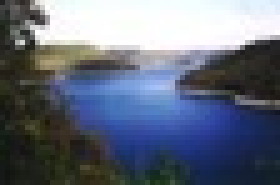
%> input picture assignment4/image1.jpg, 56 x 37 px, shrunk from 110 x 73 before the run (shown 5 times larger)
$ octave --eval "master_a4;"   (GNU Octave 9; MATLAB toolbox functions it lacks are replaced by stand-ins)
%> lines starting %> are read from the running program, lines starting %| are printed output that depends on the picture
%> in master_a4, lake is the input picture: size 37x56x3 uint8; mean R, G, B 101.1, 109.1, 125.6
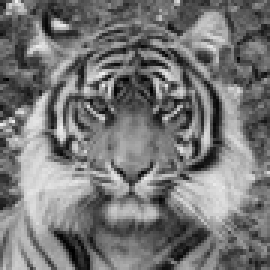
%> input picture assignment4/tiger.jpg, 90 x 90 px, shrunk from 175 x 175 before the run (shown 3 times larger)
%> in master_a4, tiger is the input picture: size 90x90 uint8; min 0, max 241, mean 118.4
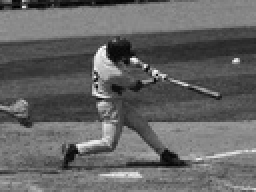
%> input picture assignment4/baseball.jpg, 128 x 96 px, shrunk from 250 x 188 before the run (shown 2 times larger)
%> in master_a4, baseball is the input picture: size 96x128 uint8; min 0, max 254, mean 100.4
### assignment4/part2.m
% CSCI-UA.0480-001 Assignment 4
%
% Part 2: Mean Shift Image Segmentation
%
% Adam Krebs (Spring 2012)

function [segmented_im] = part2(input_im,window_size)
%> called with window_size = 0.5

convergence_threshold = 1e-2;
cluster_quantization = 5; %% larger means fewer clusters

if (nargin==1) % default
  window_size = 0.5;
end

%% get image size
[imy,imx,imc] = size(input_im);
%> imy = 37; imx = 56; imc = 3
nPixels = imx*imy;
%> nPixels = 2072

%% convert image to 0..1
input_im = double(input_im)/255;

%% convert to LCBCr
ycbcr_im = rgb2ycbcr(input_im);
%> ycbcr_im: size 37x56x3 double; mean of channels 1, 2, 3 0.428, 0.535, 0.484

%% turn into nPixelsx3 matrix
pixels = reshape(ycbcr_im,[nPixels imc]);
%> pixels = 2072 rows, first 12: [0.177 0.502 0.502; 0.288 0.502 0.502; 0.262 0.501 0.499; 0.248 0.498 0.494; 0.197 0.492 0.492; 0.167 0.488 0.494; 0.181 0.488 0.499; 0.181 0.492 0.502; 0.194 0.494 0.505; 0.177 0.494 0.505; 0.19 0.493 0.505; 0.204 0.485 0.505]

% scale so that each dimension has the same variance
tmp = std(pixels,[],1);
%> tmp = [0.278 0.0607 0.0296]
pixels = pixels ./ (ones(nPixels,1)*tmp);

%% setup array for results...
stationary_points = zeros(nPixels,imc);

%% main loop
for i=1:nPixels

  % take a single pixel
  probe_pixel = pixels(i,:);

  % setup for mean shift on this pixel
  converged = 0;
  % initialize center
  center = probe_pixel;

  % now run until convergence
  while ~converged

    % get all points within window size
    % [x,y]=meshgrid(-(center(2)-1):(imx-center(2)),-(center(1)-1):(center(1)-cy));
    % c_mask=((x.^2+y.^2)<=window_size^2);

    dist = compute_L2_dist(center, pixels);
    idx = find(dist <= window_size);
    %idx = rangesearch(pixels, center, window_size);

    % now update center location
    idx_mean = mean(pixels(idx,:),1);
    new_center = idx_mean;

    % check to see if we are converged
    if (compute_L2_dist(center,new_center)<convergence_threshold)
      converged = 1;
    end

    % move to new center
    center = new_center;

  end

  % store the point we ended up at
  % this should be an nPixels by 3 array which stores the final location of the center (for each pixel)
  stationary_points(i,:) = new_center;

  if (mod(i,1000)==0)
    fprintf('%d.',i);
  end

end
%> this loop made 2072 passes
%> after the loop, stationary_points = 2072 rows, first 12: [0.707 8.07 17.04; 0.707 8.07 17.03; 0.706 8.07 17.04; 0.707 8.07 17.03; 0.706 8.07 17.04; 0.706 8.07 17.04; 0.706 8.07 17.04; 0.706 8.07 17.04; 0.708 8.07 17.04; 0.706 8.07 17.04; 0.707 8.07 17.04; 0.709 8.06 17.04]

fprintf('\n');

% now find unique clusters by rounding
rounded_points = round(stationary_points * cluster_quantization);
%> rounded_points = 2072 rows, first 12: [4 40 85; 4 40 85; 4 40 85; 4 40 85; 4 40 85; 4 40 85; 4 40 85; 4 40 85; 4 40 85; 4 40 85; 4 40 85; 4 40 85]

% get unique points left
% unique doesn't work on anything other and 1D data, so hack it...
tmp_points = rounded_points(:,1) + 100*rounded_points(:,2) + 10000*rounded_points(:,3);
%> tmp_points = 2072 values, max 893609 at index 271, min 705308 at index 686, mean 822588
[tmp_clusters,~,cluster_idx] = unique(tmp_points);
%> tmp_clusters = 41 values from 705308 to 893609; cluster_idx = 2072 values, max 41 at index 271, min 1 at index 686, mean 25.78
segmented_im = reshape(cluster_idx,[imy imx]);
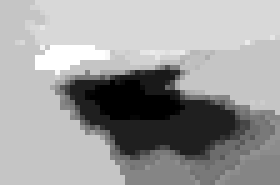
%> segmented_im: size 37x56 double (shown 5 times larger); min 1, max 41, mean 25.8; drawn with min black and max white
%> `master_a4;`:
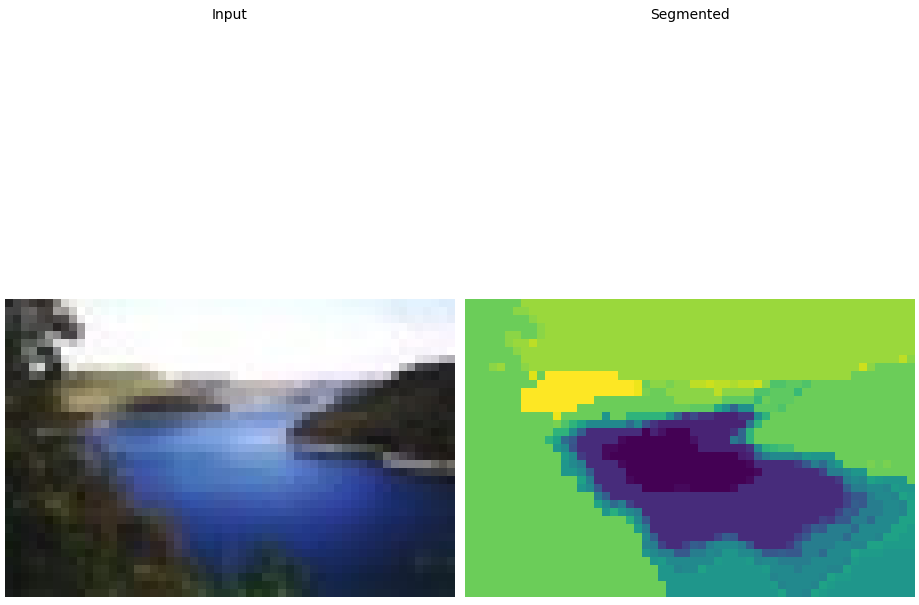
%> figure redrawn from the program's plot data, 2 panels

figure;
subplot(1,2,1); imagesc(input_im); axis equal; axis off; title('Input');
subplot(1,2,2); imagesc(segmented_im); axis equal; axis off; title('Segmented');


% [8 lines left out: function compute_L2_dist, not called in this run]

### assignment4/part1.m
% CSCI-UA.0480-001 Assignment 4
%
% Part 1: Boosted Object Detector
%
% Uses a version of the BoostingDemo matlab library by Antonio Torralba
% with modifications by Robert Fergus
%
% Adam Krebs (Spring 2012)

function [] = part1()


end

### assignment4/part3.m
% CSCI-UA.0480-001 Assignment 4
%
% Part 3: Normalized Cuts Image Segmentation
%
% Adam Krebs (Spring 2012)

function [colorim] = part3(fullim)


end

### assignment4/master_a4.m
% Computer Vision Assignment 4
% Adam Krebs (Spring 2012)
%
% Driver script - calls and runs assignments 1, 2, 3, and 4


function [] = master_a4()

% initialization
lake = imread('image1.jpg');
tiger = imread('tiger.jpg');
baseball = imread('baseball.jpg');


% use ~ to suppress output
part1;
[~] = part2(lake, 0.5);
[~] = part3();


end
